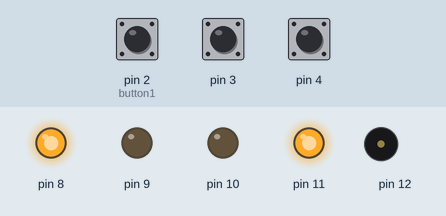
A sketch run on a simulated Arduino Uno, built with avr-gcc and run on an emulated ATmega328P. Parts: output pins drawn as LEDs (lit = HIGH), buzzer (waves = sounding). Dashed ring = blinking. The inputs (shaded band) are chosen by the test bench; at power-on: pin 3 HIGH, pin 4 HIGH, pin 2 (button1) HIGH. Pins used as bus, display or sensor lines are not drawn.

Above: at 1.2 s.
1.3 s: pin 3 pulled LOW for 0.15 s
At 2.5 s:
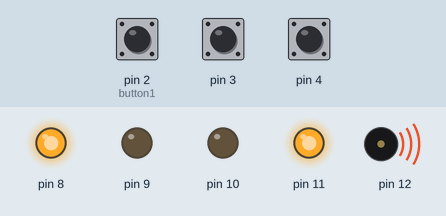
4.4 s: pin 4 pulled LOW for 1 s
At 7.3 s:
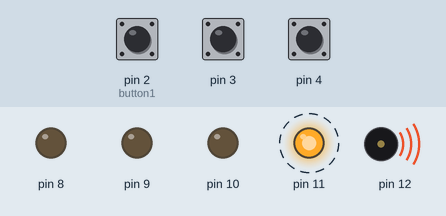
8.4 s: pin 2 (button1) pulled LOW for 0.15 s
At 12.8 s:
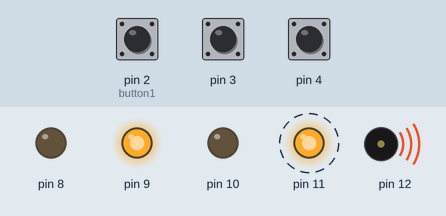
Timing chart, 0 to 18.0 s (numbered marks = the images above; inputs shaded):
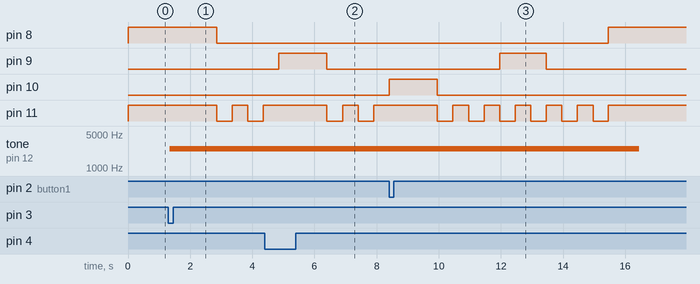

Measured:
- after the input at 1.3 s, pin 8: HIGH → LOW after 1.6 s; pin 11: alternates HIGH for 0.50 s and LOW for 0.50 s, starting after 1.6 s; tone on pin 12: silent → 2500 Hz after 0.05 s
- after the input at 4.4 s, pin 11: alternates HIGH for 0.50 s and LOW for 0.50 s, starting after 2.0 s; tone on pin 12: stays 2500 Hz (without the input it goes to silent after 1.5 s)
- after the input at 8.4 s, pin 8: LOW → HIGH after 7.1 s; pin 9: LOW → HIGH after 3.6 s, → LOW 1.5 s later; pin 11: alternates HIGH for 0.50 s and LOW for 0.50 s, 12 changes in all, then stays HIGH, starting after 1.6 s; tone on pin 12: 2500 Hz → silent after 8.1 s instead of 1.0 s

The sketch:

main.ino
```cpp
unsigned int lastDebounceTime = 0;
const unsigned int debounceDelay = 50;

int buttonValueRead = 0;
int x = 0;

void setup() {
  Serial.begin(9600);
}

class Button {
  private:
    int pin;
    int lastValueRead;
    byte state;

  public:
    Button(int pin) {
      pinMode(pin, INPUT_PULLUP);
      this->pin = pin;
      lastValueRead = 0;
      state = LOW;
    }
    bool isPressed() {
      bool pressed = false;
      buttonValueRead = !digitalRead(this->pin);
      if (buttonValueRead != this->lastValueRead) {
        lastDebounceTime = millis();
      }
      if ((millis() - lastDebounceTime) > debounceDelay) {
        if (this->state != buttonValueRead) {
          this->state = buttonValueRead;
          if (this->state == HIGH) {
            pressed = true;
          }
        }
      }
      this->lastValueRead = buttonValueRead;
      return pressed;
    }
};

class Led {
  private:
    int pin;
    byte state;

  public:
    Led(int pin) {
      this->pin = pin;
      pinMode(pin, OUTPUT);
    }

    void changeState() {
      state = !state;
      digitalWrite(pin, state);
    }

    void turnOn() {
      state = HIGH;
      digitalWrite(pin, state);
    }

    byte getState() {
      return state;
    }
};

class Buzzer {
  private:
    int pin;
    byte state;

  public:
    Buzzer(int pin) {
      this->pin = pin;
      pinMode(pin, OUTPUT);
    }

    void changeState() {
      state = !state;
      digitalWrite(pin, state);
    }

    void turnOn() {
      digitalWrite(pin, HIGH);
    }

    void turnOff() {
      digitalWrite(pin, LOW);
    }
};

class Elevator {
  private:
    Button* buttons[3];
    Led* leds[3]; // red leds
    Buzzer* buzzer;
    Led* greenLed;
    int currentFloor;
    int targetFloor;
    unsigned long moveStartTime;
    unsigned long greenLedStart;
    unsigned int moveTime;
    unsigned int ledTime;
    unsigned int greenLedTime;
    bool greenLedReady;

  public:
    Elevator(Button* buttons[], Led* leds[], Buzzer* buzzer, Led* greenLed) {
      for (int i = 0; i < 3; i++) {
        this->buttons[i] = buttons[i];
        this->leds[i] = leds[i];
      }
      this->buzzer = buzzer;
      this->greenLed = greenLed;
      moveTime = 3500;
      ledTime = 1500;
      greenLedTime = 500;
      moveStartTime = 0;
      greenLedStart = 0;
      currentFloor = 0;
      greenLedReady = false;
      leds[currentFloor]->changeState();
      greenLed->changeState();
    }

    bool buttonPressed() {
      for (int i = 0; i < 3; i++) {
        if (currentFloor != i && buttons[i]->isPressed()) {
          targetFloor = i;
          greenLedReady = false;
          moveStartTime = millis(); // save the time when the button was pressed
          return true;
        }
      }
      return false;
    }

    void turnOffCurrentLed() {
      if (millis() - moveStartTime > ledTime) {
          leds[currentFloor]->changeState();
          greenLedReady = true;
        }
    }

    void changeFloor() {
      x = (currentFloor < targetFloor);
      currentFloor = currentFloor + x + (-1 * (1 - x));
      leds[currentFloor]->changeState(); // open the led
      if (isMoving() == false) {
        buzzer->turnOff();
        greenLed->turnOn();
      }
      moveStartTime = millis();
    }

    void moveOneFloor() {
      tone(12, 2500, 1000);
      buzzer->turnOn();
      if (leds[currentFloor]->getState() == 1) {
        turnOffCurrentLed();
      } else if (millis() - moveStartTime > moveTime) {
        changeFloor();
      }
      if (greenLedReady && millis() - greenLedStart > greenLedTime) {
        greenLed->changeState();
        greenLedStart = millis();
      }
    }

    bool isMoving() {
      return currentFloor != targetFloor;
    }
};

Button button1(2), button2(3), button3(4);
Led led1(8), led2(9), led3(10), greenLed(11);
Buzzer buzzer(12);

Button* buttons[] = {&button1, &button2, &button3};
Led* leds[] = {&led1, &led2, &led3};

Elevator elevator(buttons, leds, &buzzer, &greenLed);

void loop() {
  if (elevator.isMoving() || elevator.buttonPressed()) {
    elevator.moveOneFloor();
  }
}
```
